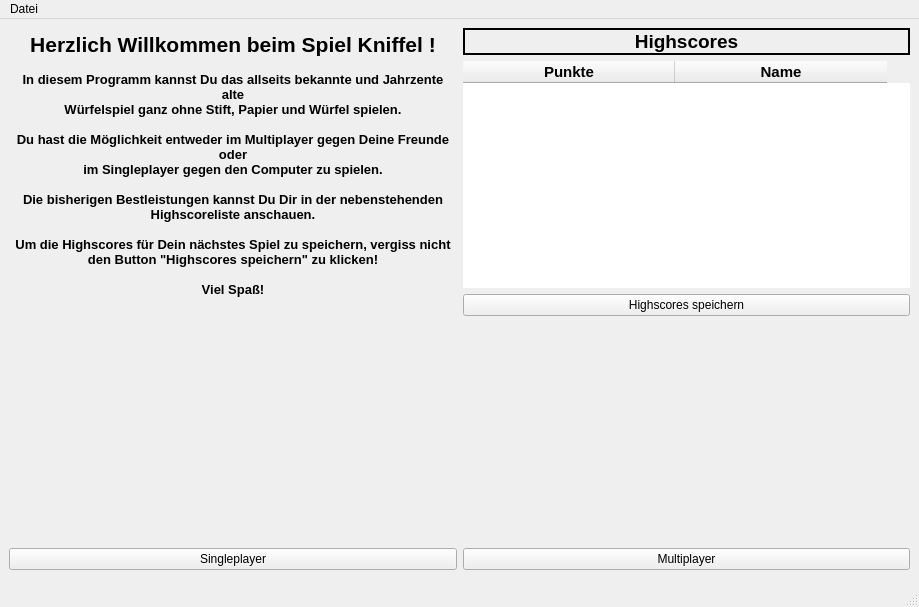
<?xml version="1.0" encoding="UTF-8"?>
<ui version="4.0">
 <class>MainWindow</class>
 <widget class="QMainWindow" name="MainWindow">
  <property name="geometry">
   <rect>
    <x>0</x>
    <y>0</y>
    <width>919</width>
    <height>607</height>
   </rect>
  </property>
  <property name="sizePolicy">
   <sizepolicy hsizetype="Fixed" vsizetype="Fixed">
    <horstretch>0</horstretch>
    <verstretch>0</verstretch>
   </sizepolicy>
  </property>
  <property name="minimumSize">
   <size>
    <width>919</width>
    <height>607</height>
   </size>
  </property>
  <property name="maximumSize">
   <size>
    <width>919</width>
    <height>607</height>
   </size>
  </property>
  <property name="windowTitle">
   <string>MainWindow</string>
  </property>
  <property name="styleSheet">
   <string notr="true"/>
  </property>
  <widget class="QWidget" name="centralwidget">
   <property name="maximumSize">
    <size>
     <width>919</width>
     <height>560</height>
    </size>
   </property>
   <property name="styleSheet">
    <string notr="true">background-image: url(:/MyImages/backgroundImage.jpg);</string>
   </property>
   <layout class="QGridLayout" name="gridLayout">
    <item row="0" column="0" rowspan="4">
     <widget class="QTextBrowser" name="tBwelcomeText">
      <property name="styleSheet">
       <string notr="true">background:transparent;</string>
      </property>
      <property name="frameShape">
       <enum>QFrame::NoFrame</enum>
      </property>
      <property name="html">
       <string>&lt;!DOCTYPE HTML PUBLIC &quot;-//W3C//DTD HTML 4.0//EN&quot; &quot;http://www.w3.org/TR/REC-html40/strict.dtd&quot;&gt;
&lt;html&gt;&lt;head&gt;&lt;meta name=&quot;qrichtext&quot; content=&quot;1&quot; /&gt;&lt;style type=&quot;text/css&quot;&gt;
p, li { white-space: pre-wrap; }
&lt;/style&gt;&lt;/head&gt;&lt;body style=&quot; font-family:'MS Shell Dlg 2'; font-size:9.75pt; font-weight:400; font-style:normal;&quot;&gt;
&lt;p align=&quot;center&quot; style=&quot; margin-top:0px; margin-bottom:0px; margin-left:0px; margin-right:0px; -qt-block-indent:0; text-indent:0px;&quot;&gt;&lt;span style=&quot; font-size:16pt; font-weight:600;&quot;&gt;Herzlich Willkommen beim Spiel Kniffel !&lt;/span&gt;&lt;/p&gt;
&lt;p align=&quot;center&quot; style=&quot;-qt-paragraph-type:empty; margin-top:0px; margin-bottom:0px; margin-left:0px; margin-right:0px; -qt-block-indent:0; text-indent:0px; font-size:10pt; font-weight:600;&quot;&gt;&lt;br /&gt;&lt;/p&gt;
&lt;p align=&quot;center&quot; style=&quot; margin-top:0px; margin-bottom:0px; margin-left:0px; margin-right:0px; -qt-block-indent:0; text-indent:0px;&quot;&gt;&lt;span style=&quot; font-size:10pt; font-weight:600;&quot;&gt;In diesem Programm kannst Du das allseits bekannte und Jahrzente alte&lt;/span&gt;&lt;/p&gt;
&lt;p align=&quot;center&quot; style=&quot; margin-top:0px; margin-bottom:0px; margin-left:0px; margin-right:0px; -qt-block-indent:0; text-indent:0px;&quot;&gt;&lt;span style=&quot; font-size:10pt; font-weight:600;&quot;&gt;Würfelspiel ganz ohne Stift, Papier und Würfel spielen.&lt;/span&gt;&lt;/p&gt;
&lt;p align=&quot;center&quot; style=&quot;-qt-paragraph-type:empty; margin-top:0px; margin-bottom:0px; margin-left:0px; margin-right:0px; -qt-block-indent:0; text-indent:0px; font-size:10pt; font-weight:600;&quot;&gt;&lt;br /&gt;&lt;/p&gt;
&lt;p align=&quot;center&quot; style=&quot; margin-top:0px; margin-bottom:0px; margin-left:0px; margin-right:0px; -qt-block-indent:0; text-indent:0px;&quot;&gt;&lt;span style=&quot; font-size:10pt; font-weight:600;&quot;&gt;Du hast die Möglichkeit entweder im Multiplayer gegen Deine Freunde oder&lt;/span&gt;&lt;/p&gt;
&lt;p align=&quot;center&quot; style=&quot; margin-top:0px; margin-bottom:0px; margin-left:0px; margin-right:0px; -qt-block-indent:0; text-indent:0px;&quot;&gt;&lt;span style=&quot; font-size:10pt; font-weight:600;&quot;&gt;im Singleplayer gegen den Computer zu spielen.&lt;/span&gt;&lt;/p&gt;
&lt;p align=&quot;center&quot; style=&quot;-qt-paragraph-type:empty; margin-top:0px; margin-bottom:0px; margin-left:0px; margin-right:0px; -qt-block-indent:0; text-indent:0px; font-size:10pt; font-weight:600;&quot;&gt;&lt;br /&gt;&lt;/p&gt;
&lt;p align=&quot;center&quot; style=&quot; margin-top:0px; margin-bottom:0px; margin-left:0px; margin-right:0px; -qt-block-indent:0; text-indent:0px;&quot;&gt;&lt;span style=&quot; font-size:10pt; font-weight:600;&quot;&gt;Die bisherigen Bestleistungen kannst Du Dir in der nebenstehenden Highscoreliste anschauen.&lt;/span&gt;&lt;/p&gt;
&lt;p align=&quot;center&quot; style=&quot;-qt-paragraph-type:empty; margin-top:0px; margin-bottom:0px; margin-left:0px; margin-right:0px; -qt-block-indent:0; text-indent:0px; font-size:10pt; font-weight:600;&quot;&gt;&lt;br /&gt;&lt;/p&gt;
&lt;p align=&quot;center&quot; style=&quot; margin-top:0px; margin-bottom:0px; margin-left:0px; margin-right:0px; -qt-block-indent:0; text-indent:0px;&quot;&gt;&lt;span style=&quot; font-size:10pt; font-weight:600;&quot;&gt;Um die Highscores für Dein nächstes Spiel zu speichern, vergiss nicht den Button &amp;quot;Highscores speichern&amp;quot; zu klicken!&lt;/span&gt;&lt;/p&gt;
&lt;p align=&quot;center&quot; style=&quot;-qt-paragraph-type:empty; margin-top:0px; margin-bottom:0px; margin-left:0px; margin-right:0px; -qt-block-indent:0; text-indent:0px; font-size:10pt; font-weight:600;&quot;&gt;&lt;br /&gt;&lt;/p&gt;
&lt;p align=&quot;center&quot; style=&quot; margin-top:0px; margin-bottom:0px; margin-left:0px; margin-right:0px; -qt-block-indent:0; text-indent:0px;&quot;&gt;&lt;span style=&quot; font-size:10pt; font-weight:600;&quot;&gt;Viel Spaß!&lt;/span&gt;&lt;/p&gt;
&lt;p align=&quot;center&quot; style=&quot;-qt-paragraph-type:empty; margin-top:0px; margin-bottom:0px; margin-left:0px; margin-right:0px; -qt-block-indent:0; text-indent:0px; font-size:10pt;&quot;&gt;&lt;br /&gt;&lt;/p&gt;&lt;/body&gt;&lt;/html&gt;</string>
      </property>
     </widget>
    </item>
    <item row="4" column="1">
     <widget class="QPushButton" name="pBmulti">
      <property name="text">
       <string>Multiplayer</string>
      </property>
     </widget>
    </item>
    <item row="4" column="0">
     <widget class="QPushButton" name="pBsingle">
      <property name="text">
       <string>Singleplayer</string>
      </property>
     </widget>
    </item>
    <item row="0" column="1">
     <widget class="QLabel" name="lBestenliste">
      <property name="font">
       <font>
        <pointsize>14</pointsize>
        <weight>75</weight>
        <bold>true</bold>
       </font>
      </property>
      <property name="frameShape">
       <enum>QFrame::WinPanel</enum>
      </property>
      <property name="text">
       <string>Highscores</string>
      </property>
      <property name="alignment">
       <set>Qt::AlignCenter</set>
      </property>
     </widget>
    </item>
    <item row="1" column="1">
     <widget class="QTableWidget" name="tW_Bestenliste">
      <property name="frameShape">
       <enum>QFrame::NoFrame</enum>
      </property>
      <property name="editTriggers">
       <set>QAbstractItemView::NoEditTriggers</set>
      </property>
      <attribute name="horizontalHeaderDefaultSectionSize">
       <number>212</number>
      </attribute>
      <column>
       <property name="text">
        <string>Punkte</string>
       </property>
       <property name="font">
        <font>
         <pointsize>11</pointsize>
         <weight>75</weight>
         <bold>true</bold>
        </font>
       </property>
       <property name="background">
        <color>
         <red>163</red>
         <green>163</green>
         <blue>163</blue>
        </color>
       </property>
      </column>
      <column>
       <property name="text">
        <string>Name</string>
       </property>
       <property name="font">
        <font>
         <pointsize>11</pointsize>
         <weight>75</weight>
         <bold>true</bold>
        </font>
       </property>
       <property name="background">
        <color>
         <red>163</red>
         <green>163</green>
         <blue>163</blue>
        </color>
       </property>
      </column>
     </widget>
    </item>
    <item row="3" column="1">
     <spacer name="verticalSpacer">
      <property name="orientation">
       <enum>Qt::Vertical</enum>
      </property>
      <property name="sizeHint" stdset="0">
       <size>
        <width>20</width>
        <height>40</height>
       </size>
      </property>
     </spacer>
    </item>
    <item row="2" column="1">
     <widget class="QPushButton" name="pBsaveScores">
      <property name="text">
       <string>Highscores speichern</string>
      </property>
     </widget>
    </item>
   </layout>
  </widget>
  <widget class="QMenuBar" name="menubar">
   <property name="geometry">
    <rect>
     <x>0</x>
     <y>0</y>
     <width>919</width>
     <height>20</height>
    </rect>
   </property>
   <widget class="QMenu" name="menuDatei">
    <property name="title">
     <string>Datei</string>
    </property>
    <addaction name="actionBeenden"/>
   </widget>
   <addaction name="menuDatei"/>
  </widget>
  <widget class="QStatusBar" name="statusbar"/>
  <action name="actionBeenden">
   <property name="text">
    <string>Beenden</string>
   </property>
  </action>
 </widget>
 <resources/>
 <connections/>
</ui>
